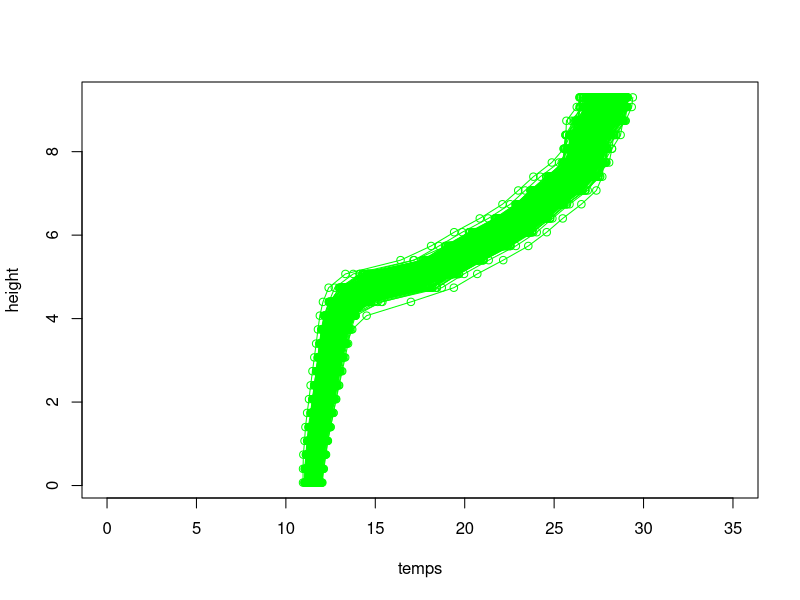

Source code (R): (Note: this script raises an error after producing the figure.)
if (!"mvtnorm" %in% installed.packages()) install.packages("mvtnorm")

library(mvtnorm)


###Step 1 ####################
# Create initial Qt matrix

#Typical temperatures for summer strafied period
depths <- c(0.1, 0.33, 0.66, 1.00, 1.33,1.66,2.00,2.33,2.66,3.0,3.33,3.66,4.0,
            4.33,4.66,5.0,5.33,5.66,6.0,6.33,6.66,7.00,7.33,7.66,8.0,8.33,8.66,9.00,9.33)
height <- 9.4 - depths
temps <- c(27.82136, 27.82105, 27.60364, 26.86277, 26.80006, 26.77351, 26.14525, 25.08262,
           24.20316, 23.33211, 22.13318, 20.64284, 19.26384, 18.06365, 14.43534, 13.31145,
           12.94634, 12.73079, 12.59369, 12.47170, 12.34325, 12.21184, 12.08016, 11.97002,
           11.83500, 11.70664, 11.63835, 11.53222, 11.48501)

nsamples <- 1000
top_temp_error <- 0.5
thermo_depth_error <- 0.14
new_temps <- array(NA,dim=c(nsamples,length(height)))


plot(temps,height,xlim=c(0,35))
for(i in 1:nsamples){
  top <- rnorm(1,0,top_temp_error)
  if(top > 0){
    bottom <- runif(1,0,top*0.5)
  }else{
    bottom <- runif(1,top*0.5,0)
  }
  tmp <- approxfun(c(height[1],height[length(height)]),c(top,bottom),rule = 2)
  
  corr_temps <- temps + tmp(height)
  
  corr <- rnorm(1,0,thermo_depth_error)
  corr_height <- height + corr
  corrupt_profile2 <- approxfun(corr_height,corr_temps,rule = 2)
  new_temps[i,] <- corrupt_profile2(height)
  points(new_temps[i,],height,col='green',type='o')
}

Qt <- cov(new_temps)

write.csv(Qt,file='/Users/quinn/Dropbox/Research/SSC_forecasting/FLARE/sim_files/Qt_cov_matrix_init.csv',
          row.names = FALSE)